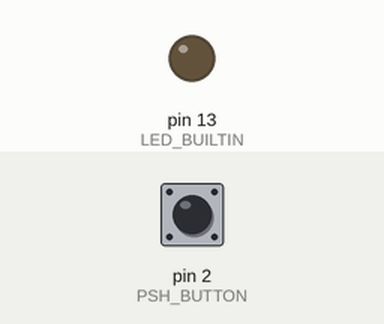
Simulated run of this sketch. Board: Arduino Uno, built with avr-gcc and run on an emulated ATmega328P. On the bench: output pins drawn as LEDs (lit = HIGH). The inputs (shaded band) are chosen by the test bench; at power-on: pin 2 (PSH_BUTTON) LOW.

Above: at 1.2 s.
1.3 s: pin 2 (PSH_BUTTON) pulled HIGH for 0.15 s
At 1.37 s:
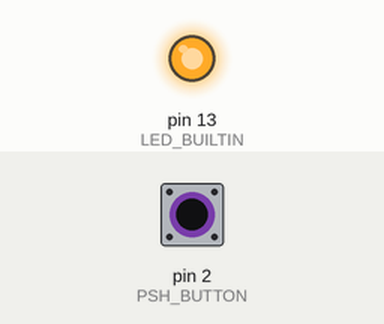
2.9 s: pin 2 (PSH_BUTTON) pulled HIGH for 3.2 s
At 7.5 s:
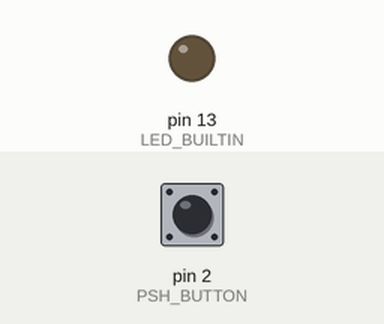
Timing chart, 0 to 9.0 s (numbered marks = the images above; inputs shaded):
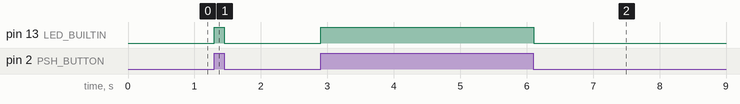

The sketch:

code.ino
```cpp
#define PSH_BUTTON 2
int buttonState = 0;

void setup()
{
    pinMode(PSH_BUTTON, INPUT);
    pinMode(LED_BUILTIN, OUTPUT);
}

void loop()
{
    // To read the state of push-button
    buttonState = digitalRead(PSH_BUTTON);
    // check if the push button is pressed, if it is,
    // then the button state is HIGH
    if (buttonState == HIGH)
    {
        digitalWrite(LED_BUILTIN, HIGH);
    }
    else
    {
        digitalWrite(LED_BUILTIN, LOW);
    }
    delay(10);
}
```

Measured:
- after the input at 1.3 s, pin 13 (LED_BUILTIN): LOW → HIGH at once, → LOW 0.15 s later
- after the input at 2.9 s, pin 13 (LED_BUILTIN): LOW → HIGH at once, → LOW 3.2 s later
